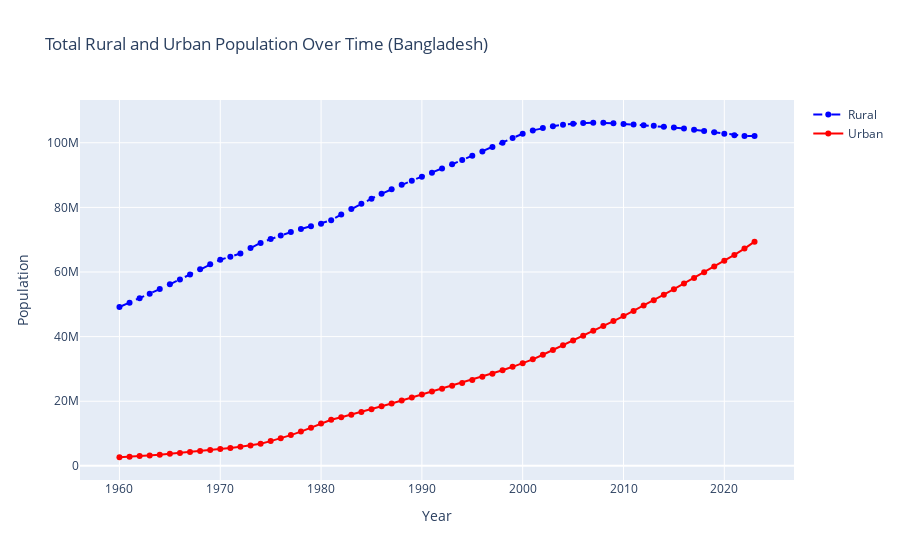

Here is the notebook cell this chart was saved with:
### Code cell
# Produce total rural versus urban populations over time for each country 
# Produce total rural versus urban populations over time for region as a whole

def overlay_population(country_name, df):
    """
    Function to overlay female and male population for a given country.

    Parameters:
    - country_name (str): The name of the country whose data will be plotted.
    - df (pd.DataFrame): The DataFrame containing the population data with MultiIndex columns.

    Returns:
    - A Plotly figure with the overlayed female and male population data.
    """
    
    # Check if the country exists in the subcolumns
    if country_name not in df.columns.get_level_values('country'):
        print(f"Country '{country_name}' not found in the dataset.")
        return
    
    # Extract the female and male population data for the country
    rural = df[('Total Rural', country_name)]
    urban = df[('Total Urban', country_name)]
    
    # Create a figure
    fig = go.Figure()
    
    # Add the female population plot
    fig.add_trace(go.Scatter(x=rural.index, y=rural, mode='lines+markers', name='Rural', line=dict(dash='dash', color='blue')))
    
    # Add the male population plot
    fig.add_trace(go.Scatter(x=urban.index, y=urban, mode='lines+markers', name='Urban', line=dict(dash='solid', color='red')))
    
    # Add title and labels
    fig.update_layout(title=f"Total Rural and Urban Population Over Time ({country_name})",
                      xaxis_title="Year",
                      yaxis_title="Population")
    
    # Show the plot
    fig.show()

overlay_population("Bangladesh", SA_pop)
